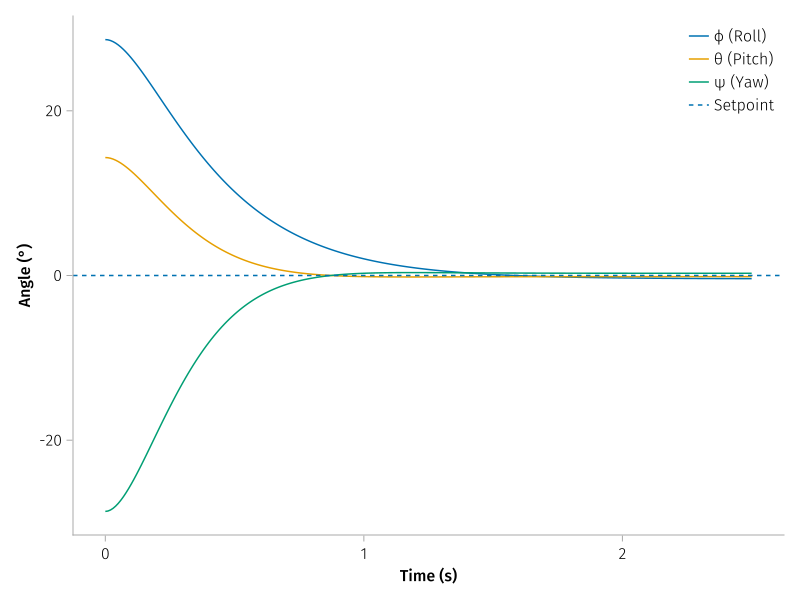

Write the Julia code that produced this figure.
# This file was generated, do not modify it. # hide
times_ctrl = 0:0.01:2.5
ctrl_sol_interp = ctrl_sol(times_ctrl)

fig3 = Figure()
ax3 = Axis(fig3[1,1], xlabel="Time (s)", ylabel="Angle (°)")

lines!(ax3, times_ctrl, rad2deg.(ctrl_sol_interp[ctrl_spacecraft.Ix.phi]), label="ϕ (Roll)")
lines!(ax3, times_ctrl, rad2deg.(ctrl_sol_interp[ctrl_spacecraft.Iy.phi]), label="θ (Pitch)")
lines!(ax3, times_ctrl, rad2deg.(ctrl_sol_interp[ctrl_spacecraft.Iz.phi]), label="ψ (Yaw)")

hlines!(ax3, [0.0]; label="Setpoint", linestyle=:dash)

axislegend(ax3)

fig3
save("assets/posts/acausal-sadc-modelling/code/ctrl-vis.svg", fig3) #hide